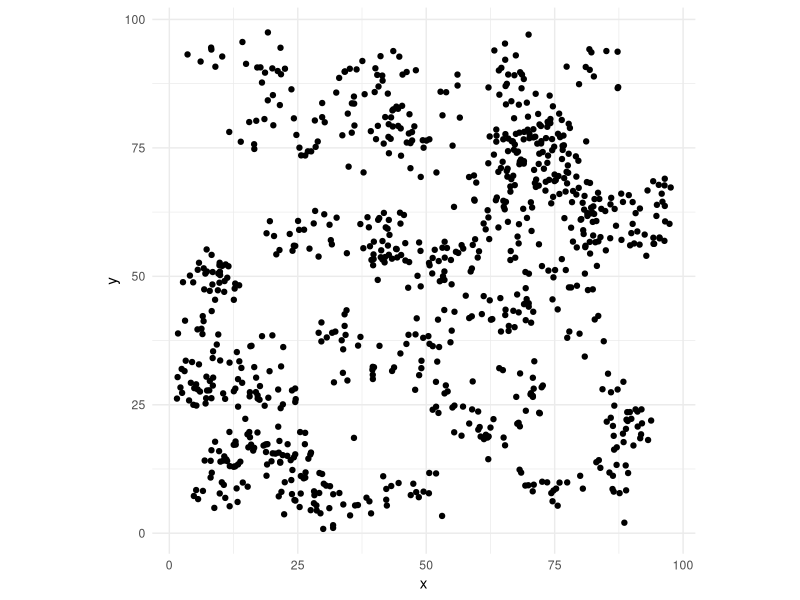

R code for this plot:
###########################function requirements##########################################################

library("spatstat")
library("dplyr")
library("ggplot2")
library("ggthemes")

######################parameters for landscape generation##################################################
hosts <- 888 # number of hosts
dim <- 100 # dimension of the landscape

radiusCluster<-5
lambdaParent<-1
lambdaDaughter<-20
randmod<-0

##################################landscape generation#####################################################
numbparents<-rpois(1,lambdaParent*dim)

xxParent<-runif(numbparents,0+radiusCluster,dim-radiusCluster)
yyParent<-runif(numbparents,0+radiusCluster,dim-radiusCluster)

numbdaughter<-rpois(numbparents,(lambdaDaughter))
sumdaughter<-sum(numbdaughter)



thetaLandscape<-2*pi*runif(sumdaughter)

rho<-radiusCluster*sqrt(runif(sumdaughter))



xx0=rho*cos(thetaLandscape)
yy0=rho*sin(thetaLandscape)


xx<-rep(xxParent,numbdaughter)
yy<-rep(yyParent,numbdaughter)

xx<-xx+xx0

yy<-yy+yy0
cds<-data.frame(xx,yy)
is_outlier<-function(x){
  x > dim| x < 0
}
cds<-cds[!(is_outlier(cds$xx)|is_outlier(cds$yy)),]
while (nrow(cds)<hosts){
  dif<-hosts-nrow(cds)
  extraparentxx<-sample(xxParent,dif,replace = TRUE)
  extraparentyy<-sample(yyParent,dif,replace = TRUE)
  extrathetaLandscape<-2*pi*runif(dif)
  extrarho<-radiusCluster*sqrt(runif(dif))
  newextracoodsxx<-extrarho*cos(extrathetaLandscape)
  newextracoodsyy<-extrarho*sin(extrathetaLandscape)
  extraxx<-extraparentxx+newextracoodsxx
  extrayy<-extraparentyy+newextracoodsyy
  cdsextra<-data.frame(xx=extraxx,yy=extrayy)
  cds<-rbind(cds,cdsextra)
}

sampleselect<-sample(1:nrow(cds),hosts,replace=F)
cds<-cds%>%slice(sampleselect)

randfunction<-function(x){
  x<-runif(length(x),0,dim)
}
randselect<-sample(1:nrow(cds),floor(hosts*randmod),replace=F)
cds[randselect,]<-apply(cds[randselect,],1,randfunction)

landscape<-ppp(x=cds$xx,y=cds$yy,window=owin(xrange=c(0,dim),yrange=c(0,dim)))

####################################plotting and analysis####################################################

data <- data.frame(x=landscape$x, y=landscape$y, id=1:hosts)
ggplot(data,aes(x=x,y=y))+geom_point()+theme_minimal()+
  coord_fixed(ratio = 1, xlim = NULL, ylim = NULL, expand = TRUE, clip = "on")
